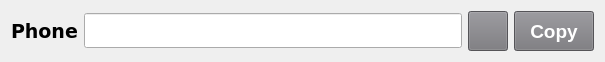
   <widget class="QWidget" name="layoutWidget_9">
    <property name="geometry">
     <rect>
      <x>10</x>
      <y>520</y>
      <width>605</width>
      <height>42</height>
     </rect>
    </property>
    <layout class="QHBoxLayout" name="horizontalLayout_11">
     <item>
      <widget class="QLabel" name="labelPhone">
       <property name="font">
        <font>
         <family>DejaVu Sans</family>
         <pointsize>14</pointsize>
         <weight>75</weight>
         <bold>true</bold>
        </font>
       </property>
       <property name="text">
        <string>Phone</string>
       </property>
      </widget>
     </item>
     <item>
      <widget class="QLineEdit" name="Phone">
       <property name="enabled">
        <bool>true</bool>
       </property>
       <property name="minimumSize">
        <size>
         <width>300</width>
         <height>35</height>
        </size>
       </property>
       <property name="font">
        <font>
         <family>DejaVu Sans</family>
         <pointsize>12</pointsize>
        </font>
       </property>
       <property name="readOnly">
        <bool>true</bool>
       </property>
      </widget>
     </item>
     <item>
      <widget class="QPushButton" name="buttonGenPhone">
       <property name="sizePolicy">
        <sizepolicy hsizetype="Minimum" vsizetype="Fixed">
         <horstretch>40</horstretch>
         <verstretch>40</verstretch>
        </sizepolicy>
       </property>
       <property name="minimumSize">
        <size>
         <width>40</width>
         <height>40</height>
        </size>
       </property>
       <property name="maximumSize">
        <size>
         <width>40</width>
         <height>40</height>
        </size>
       </property>
       <property name="styleSheet">
        <string notr="true">background-color: rgb(119, 118, 123);</string>
       </property>
       <property name="text">
        <string/>
       </property>
       <property name="icon">
        <iconset>
         <normaloff>img/reset.png</normaloff>img/reset.png</iconset>
       </property>
      </widget>
     </item>
     <item>
      <widget class="QPushButton" name="buttonCopyPhone">
       <property name="minimumSize">
        <size>
         <width>0</width>
         <height>40</height>
        </size>
       </property>
       <property name="font">
        <font>
         <pointsize>14</pointsize>
         <weight>75</weight>
         <bold>true</bold>
        </font>
       </property>
       <property name="styleSheet">
        <string notr="true">background-color: rgb(119, 118, 123);
color: rgb(255, 255, 255);</string>
       </property>
       <property name="text">
        <string>Copy</string>
       </property>
      </widget>
     </item>
    </layout>
   </widget>
